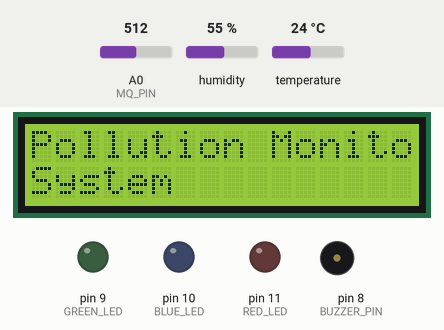
Simulated run of this sketch. Board: Arduino Uno, built with avr-gcc and run on an emulated ATmega328P. Shown: 16×2 character LCD, output pins drawn as LEDs (lit = HIGH), buzzer (waves = sounding, pin HIGH). The test bench sets the inputs (shaded band); at power-on: A0 (MQ_PIN) = 512, humidity 55 %, temperature 24 °C. What the sketch prints to the serial monitor is not drawn.

Above: at 3.2 s.
3.3 s: A0 (MQ_PIN) set to 105
At 6.2 s:
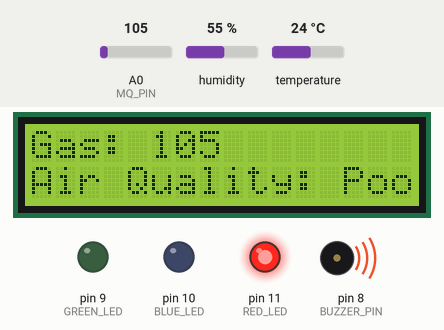
9.7 s: A0 (MQ_PIN) set to 90
At 13.1 s:
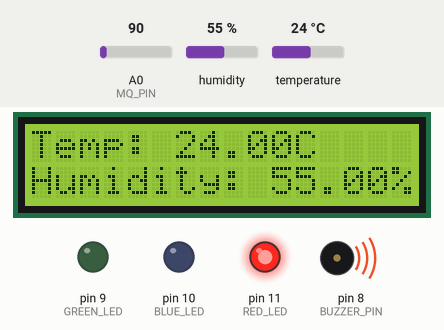
21.9 s: A0 (MQ_PIN) set to 110
At 23.8 s:
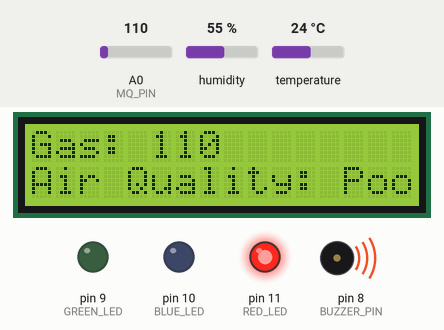
28.3 s: humidity set to 22 %
At 31.8 s:
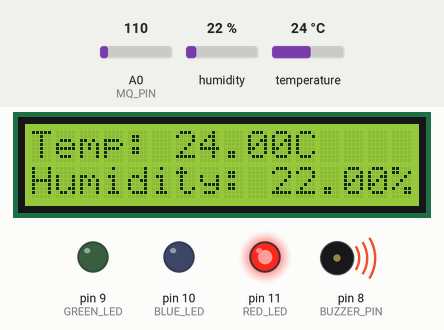
34.7 s: temperature set to 12 °C
At 36.2 s:
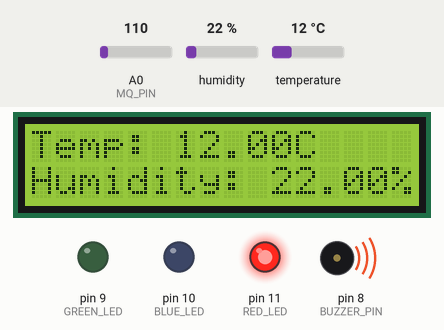
41.1 s: humidity set to 40 %
At 46.4 s:
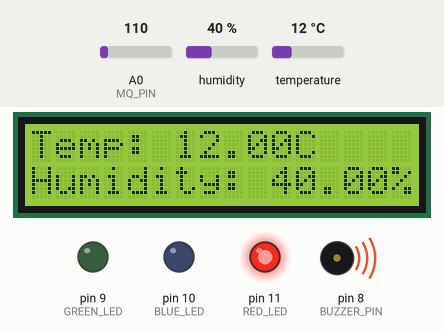
Timing chart, 0 to 48.5 s (numbered marks = the images above; inputs shaded):
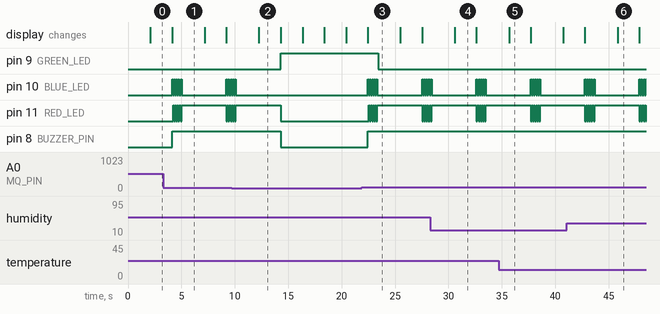

The sketch:

iotProject.ino
```cpp
#include <Wire.h>
#include <LiquidCrystal_I2C.h>
#include <DHT.h>

#define DHT_PIN 2       // Pin number for DHT11
#define DHT_TYPE DHT11   // DHT sensor type
#define MQ_PIN A0        // Pin number for MQ2 sensor
#define BUZZER_PIN 8     // Pin number for the buzzer
#define GREEN_LED 9      // Pin number for the green LED
#define BLUE_LED 10      // Pin number for the blue LED
#define RED_LED 11       // Pin number for the red LED

LiquidCrystal_I2C lcd(0x27, 16, 2);  // I2C address and dimensions based on your LCD
DHT dht(DHT_PIN, DHT_TYPE);

void setup() {
  lcd.begin(16, 2);  // Initialize the LCD
  Serial.begin(9600);

  pinMode(BUZZER_PIN, OUTPUT);
  pinMode(GREEN_LED, OUTPUT);
  pinMode(BLUE_LED, OUTPUT);
  pinMode(RED_LED, OUTPUT);

  // Wait for sensors to stabilize
  delay(2000);
}

void loop() {
  // Display "Pollution Monitoring System" for 2 seconds
  lcd.clear();
  lcd.setCursor(0, 0);
  lcd.print("Pollution Monitoring");
  lcd.setCursor(0, 1);
  lcd.print("System");
  delay(2000);

  while (true) {
    int gasValue = analogRead(MQ_PIN);

    lcd.clear();
    lcd.setCursor(0, 0);
    lcd.print("Gas: ");
    lcd.print(gasValue);

    lcd.setCursor(0, 1);
    if (gasValue > 100) {
      lcd.print("Air Quality: Poor");
      digitalWrite(BUZZER_PIN, HIGH);
      blinkAlternately(BLUE_LED, RED_LED);  // Blink blue and red LEDs alternately and fast
      digitalWrite(GREEN_LED, LOW);       // Turn off green LED
    } else {
      lcd.print("Air Quality: Good");
      digitalWrite(BUZZER_PIN, LOW);
      digitalWrite(GREEN_LED, HIGH);  // Turn on green LED
      digitalWrite(BLUE_LED, LOW);    // Turn off blue LED
      digitalWrite(RED_LED, LOW);     // Turn off red LED
    }

    delay(2000);

    // Display temperature and humidity values on LCD
    float temperature = dht.readTemperature();
    float humidity = dht.readHumidity();

    // Check if the read values are valid (non-NaN)
    if (!isnan(temperature) && !isnan(humidity)) {
      lcd.clear();
      lcd.setCursor(0, 0);
      lcd.print("Temp: ");
      lcd.print(temperature);
      lcd.print("C");

      lcd.setCursor(0, 1);
      lcd.print("Humidity: ");
      lcd.print(humidity);
      lcd.print("%");

      Serial.print("Temperature: ");  // Output temperature to Serial Monitor
      Serial.println(temperature);
      Serial.print("Humidity: ");     // Output humidity to Serial Monitor
      Serial.println(humidity);

      delay(2000);
    } else {
      Serial.println("Error reading from DHT sensor!");
    }
  }
}

// Function to blink two LEDs alternately and fast
void blinkAlternately(int pin1, int pin2) {
  for (int i = 0; i < 5; i++) {
    digitalWrite(pin1, HIGH);
    digitalWrite(pin2, LOW);
    delay(100);
    digitalWrite(pin1, LOW);
    digitalWrite(pin2, HIGH);
    delay(100);
  }
}
```

Measured:
- the behaviour switches between 101 and 100 on A0 (MQ_PIN) (found by bisection; images 1 and 2)
- after the input at 9.7 s, pin 9 (GREEN_LED): LOW → HIGH after 4.6 s; pin 10 (BLUE_LED): goes on until 10.1 s, then stays LOW; pin 11 (RED_LED): goes on until 14.3 s, then stays LOW; pin 8 (BUZZER_PIN): HIGH → LOW after 4.6 s
- after the input at 21.9 s, pin 9 (GREEN_LED): HIGH → LOW after 1.6 s; pin 10 (BLUE_LED): goes 4 × (HIGH 0.10 s, LOW 0.10 s), HIGH 0.10 s, LOW 4.2 s, 3 × (HIGH 0.10 s, LOW 0.10 s), HIGH 0.10 s, then LOW, starting after 0.55 s
- after the input at 28.3 s, the display: changes after 2.3 s (image 4)
- after the input at 34.7 s, the display: changes after 0.97 s (image 5)
- after the input at 41.1 s, the display: first differs from a run without the input after 4.7 s (image 6)
- what the display in image 2 shows lasts 2.0 s, from 12.3 s to 14.3 s
